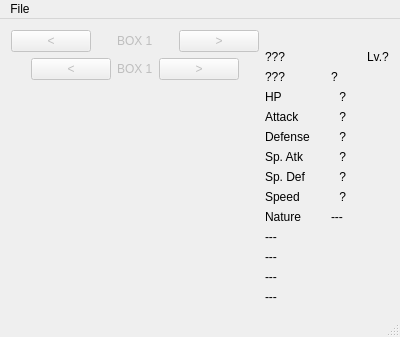
<?xml version="1.0" encoding="UTF-8"?>
<ui version="4.0">
 <class>MainWindow</class>
 <widget class="QMainWindow" name="MainWindow">
  <property name="geometry">
   <rect>
    <x>0</x>
    <y>0</y>
    <width>400</width>
    <height>300</height>
   </rect>
  </property>
  <property name="windowTitle">
   <string>Pokémon Box: Ruby &amp; Sapphire</string>
  </property>
  <widget class="QWidget" name="centralWidget">
   <layout class="QGridLayout" name="gridLayout">
    <item row="0" column="1">
     <layout class="QVBoxLayout" name="verticalLayout_2">
      <item>
       <widget class="QLabel" name="spriteLabel">
        <property name="text">
         <string/>
        </property>
       </widget>
      </item>
      <item>
       <layout class="QHBoxLayout" name="horizontalLayout_2">
        <item>
         <widget class="QLabel" name="nicknameLabel">
          <property name="minimumSize">
           <size>
            <width>80</width>
            <height>0</height>
           </size>
          </property>
          <property name="text">
           <string>???</string>
          </property>
         </widget>
        </item>
        <item>
         <widget class="QLabel" name="genderLabel">
          <property name="minimumSize">
           <size>
            <width>10</width>
            <height>0</height>
           </size>
          </property>
          <property name="text">
           <string/>
          </property>
         </widget>
        </item>
        <item>
         <widget class="QLabel" name="levelLabel">
          <property name="text">
           <string>Lv.?</string>
          </property>
         </widget>
        </item>
       </layout>
      </item>
      <item>
       <layout class="QGridLayout" name="gridLayout_5">
        <property name="horizontalSpacing">
         <number>6</number>
        </property>
        <item row="1" column="1">
         <widget class="QLabel" name="hpLabel">
          <property name="text">
           <string>?</string>
          </property>
          <property name="alignment">
           <set>Qt::AlignRight|Qt::AlignTrailing|Qt::AlignVCenter</set>
          </property>
         </widget>
        </item>
        <item row="1" column="2">
         <widget class="QLabel" name="hpIvLabel">
          <property name="text">
           <string/>
          </property>
          <property name="alignment">
           <set>Qt::AlignRight|Qt::AlignTrailing|Qt::AlignVCenter</set>
          </property>
         </widget>
        </item>
        <item row="0" column="0">
         <widget class="QLabel" name="otLabel">
          <property name="minimumSize">
           <size>
            <width>60</width>
            <height>0</height>
           </size>
          </property>
          <property name="text">
           <string>???</string>
          </property>
         </widget>
        </item>
        <item row="5" column="1">
         <widget class="QLabel" name="spDefLabel">
          <property name="text">
           <string>?</string>
          </property>
          <property name="alignment">
           <set>Qt::AlignRight|Qt::AlignTrailing|Qt::AlignVCenter</set>
          </property>
         </widget>
        </item>
        <item row="6" column="0">
         <widget class="QLabel" name="label_6">
          <property name="text">
           <string>Speed</string>
          </property>
         </widget>
        </item>
        <item row="1" column="0">
         <widget class="QLabel" name="label">
          <property name="text">
           <string>HP</string>
          </property>
         </widget>
        </item>
        <item row="3" column="1">
         <widget class="QLabel" name="defenseLabel">
          <property name="text">
           <string>?</string>
          </property>
          <property name="alignment">
           <set>Qt::AlignRight|Qt::AlignTrailing|Qt::AlignVCenter</set>
          </property>
         </widget>
        </item>
        <item row="6" column="1">
         <widget class="QLabel" name="speedLabel">
          <property name="text">
           <string>?</string>
          </property>
          <property name="alignment">
           <set>Qt::AlignRight|Qt::AlignTrailing|Qt::AlignVCenter</set>
          </property>
         </widget>
        </item>
        <item row="7" column="0">
         <widget class="QLabel" name="label_7">
          <property name="text">
           <string>Nature</string>
          </property>
         </widget>
        </item>
        <item row="4" column="0">
         <widget class="QLabel" name="label_4">
          <property name="text">
           <string>Sp. Atk</string>
          </property>
         </widget>
        </item>
        <item row="2" column="1">
         <widget class="QLabel" name="attackLabel">
          <property name="text">
           <string>?</string>
          </property>
          <property name="alignment">
           <set>Qt::AlignRight|Qt::AlignTrailing|Qt::AlignVCenter</set>
          </property>
         </widget>
        </item>
        <item row="3" column="0">
         <widget class="QLabel" name="label_3">
          <property name="text">
           <string>Defense</string>
          </property>
         </widget>
        </item>
        <item row="2" column="0">
         <widget class="QLabel" name="label_2">
          <property name="text">
           <string>Attack</string>
          </property>
         </widget>
        </item>
        <item row="4" column="1">
         <widget class="QLabel" name="spAtkLabel">
          <property name="text">
           <string>?</string>
          </property>
          <property name="alignment">
           <set>Qt::AlignRight|Qt::AlignTrailing|Qt::AlignVCenter</set>
          </property>
         </widget>
        </item>
        <item row="5" column="0">
         <widget class="QLabel" name="label_5">
          <property name="text">
           <string>Sp. Def</string>
          </property>
         </widget>
        </item>
        <item row="1" column="3">
         <widget class="QLabel" name="hpEvLabel">
          <property name="text">
           <string/>
          </property>
          <property name="alignment">
           <set>Qt::AlignRight|Qt::AlignTrailing|Qt::AlignVCenter</set>
          </property>
         </widget>
        </item>
        <item row="2" column="2">
         <widget class="QLabel" name="attackIvLabel">
          <property name="text">
           <string/>
          </property>
          <property name="alignment">
           <set>Qt::AlignRight|Qt::AlignTrailing|Qt::AlignVCenter</set>
          </property>
         </widget>
        </item>
        <item row="2" column="3">
         <widget class="QLabel" name="attackEvLabel">
          <property name="text">
           <string/>
          </property>
          <property name="alignment">
           <set>Qt::AlignRight|Qt::AlignTrailing|Qt::AlignVCenter</set>
          </property>
         </widget>
        </item>
        <item row="3" column="2">
         <widget class="QLabel" name="defenseIvLabel">
          <property name="text">
           <string/>
          </property>
          <property name="alignment">
           <set>Qt::AlignRight|Qt::AlignTrailing|Qt::AlignVCenter</set>
          </property>
         </widget>
        </item>
        <item row="3" column="3">
         <widget class="QLabel" name="defenseEvLabel">
          <property name="text">
           <string/>
          </property>
          <property name="alignment">
           <set>Qt::AlignRight|Qt::AlignTrailing|Qt::AlignVCenter</set>
          </property>
         </widget>
        </item>
        <item row="4" column="2">
         <widget class="QLabel" name="spAtkIvLabel">
          <property name="text">
           <string/>
          </property>
          <property name="alignment">
           <set>Qt::AlignRight|Qt::AlignTrailing|Qt::AlignVCenter</set>
          </property>
         </widget>
        </item>
        <item row="4" column="3">
         <widget class="QLabel" name="spAtkEvLabel">
          <property name="text">
           <string/>
          </property>
          <property name="alignment">
           <set>Qt::AlignRight|Qt::AlignTrailing|Qt::AlignVCenter</set>
          </property>
         </widget>
        </item>
        <item row="5" column="2">
         <widget class="QLabel" name="spDefIvLabel">
          <property name="text">
           <string/>
          </property>
          <property name="alignment">
           <set>Qt::AlignRight|Qt::AlignTrailing|Qt::AlignVCenter</set>
          </property>
         </widget>
        </item>
        <item row="5" column="3">
         <widget class="QLabel" name="spDefEvLabel">
          <property name="text">
           <string/>
          </property>
          <property name="alignment">
           <set>Qt::AlignRight|Qt::AlignTrailing|Qt::AlignVCenter</set>
          </property>
         </widget>
        </item>
        <item row="6" column="2">
         <widget class="QLabel" name="speedIvLabel">
          <property name="text">
           <string/>
          </property>
          <property name="alignment">
           <set>Qt::AlignRight|Qt::AlignTrailing|Qt::AlignVCenter</set>
          </property>
         </widget>
        </item>
        <item row="6" column="3">
         <widget class="QLabel" name="speedEvLabel">
          <property name="text">
           <string/>
          </property>
          <property name="alignment">
           <set>Qt::AlignRight|Qt::AlignTrailing|Qt::AlignVCenter</set>
          </property>
         </widget>
        </item>
        <item row="7" column="1" colspan="2">
         <widget class="QLabel" name="natureLabel">
          <property name="text">
           <string>---</string>
          </property>
         </widget>
        </item>
        <item row="0" column="1" colspan="3">
         <widget class="QLabel" name="idLabel">
          <property name="text">
           <string>?</string>
          </property>
          <property name="alignment">
           <set>Qt::AlignLeading|Qt::AlignLeft|Qt::AlignVCenter</set>
          </property>
         </widget>
        </item>
       </layout>
      </item>
      <item>
       <layout class="QVBoxLayout" name="verticalLayout">
        <item>
         <widget class="QLabel" name="move0Label">
          <property name="text">
           <string>---</string>
          </property>
         </widget>
        </item>
        <item>
         <widget class="QLabel" name="move1Label">
          <property name="text">
           <string>---</string>
          </property>
         </widget>
        </item>
        <item>
         <widget class="QLabel" name="move2Label">
          <property name="text">
           <string>---</string>
          </property>
         </widget>
        </item>
        <item>
         <widget class="QLabel" name="move3Label">
          <property name="text">
           <string>---</string>
          </property>
         </widget>
        </item>
       </layout>
      </item>
      <item>
       <spacer name="verticalSpacer_3">
        <property name="orientation">
         <enum>Qt::Vertical</enum>
        </property>
        <property name="sizeHint" stdset="0">
         <size>
          <width>20</width>
          <height>40</height>
         </size>
        </property>
       </spacer>
      </item>
      <item>
       <spacer name="verticalSpacer">
        <property name="orientation">
         <enum>Qt::Vertical</enum>
        </property>
        <property name="sizeHint" stdset="0">
         <size>
          <width>20</width>
          <height>40</height>
         </size>
        </property>
       </spacer>
      </item>
     </layout>
    </item>
    <item row="0" column="3">
     <spacer name="horizontalSpacer">
      <property name="orientation">
       <enum>Qt::Horizontal</enum>
      </property>
      <property name="sizeHint" stdset="0">
       <size>
        <width>40</width>
        <height>20</height>
       </size>
      </property>
     </spacer>
    </item>
    <item row="0" column="0">
     <layout class="QVBoxLayout" name="verticalLayout_3">
      <item>
       <layout class="QGridLayout" name="storageBoxLayout">
        <item row="0" column="2" colspan="2" alignment="Qt::AlignHCenter">
         <widget class="QLabel" name="boxLabel">
          <property name="enabled">
           <bool>false</bool>
          </property>
          <property name="text">
           <string>BOX 1</string>
          </property>
         </widget>
        </item>
        <item row="0" column="1">
         <widget class="BoxChangeButton" name="previousBoxButton">
          <property name="enabled">
           <bool>false</bool>
          </property>
          <property name="text">
           <string>&lt;</string>
          </property>
         </widget>
        </item>
        <item row="0" column="4">
         <widget class="BoxChangeButton" name="nextBoxButton">
          <property name="enabled">
           <bool>false</bool>
          </property>
          <property name="text">
           <string>&gt;</string>
          </property>
         </widget>
        </item>
       </layout>
      </item>
      <item>
       <layout class="QHBoxLayout" name="horizontalLayout">
        <item>
         <spacer name="horizontalSpacer_2">
          <property name="orientation">
           <enum>Qt::Horizontal</enum>
          </property>
          <property name="sizeHint" stdset="0">
           <size>
            <width>40</width>
            <height>20</height>
           </size>
          </property>
         </spacer>
        </item>
        <item>
         <layout class="QGridLayout" name="gbaBoxLayout">
          <item row="0" column="0">
           <widget class="BoxChangeButton" name="gbaPreviousButton">
            <property name="enabled">
             <bool>false</bool>
            </property>
            <property name="text">
             <string>&lt;</string>
            </property>
           </widget>
          </item>
          <item row="0" column="2">
           <widget class="BoxChangeButton" name="gbaNextButton">
            <property name="enabled">
             <bool>false</bool>
            </property>
            <property name="text">
             <string>&gt;</string>
            </property>
           </widget>
          </item>
          <item row="0" column="1" alignment="Qt::AlignHCenter">
           <widget class="QLabel" name="gbaBoxLabel">
            <property name="enabled">
             <bool>false</bool>
            </property>
            <property name="text">
             <string>BOX 1</string>
            </property>
           </widget>
          </item>
         </layout>
        </item>
        <item>
         <spacer name="horizontalSpacer_3">
          <property name="orientation">
           <enum>Qt::Horizontal</enum>
          </property>
          <property name="sizeHint" stdset="0">
           <size>
            <width>40</width>
            <height>20</height>
           </size>
          </property>
         </spacer>
        </item>
       </layout>
      </item>
      <item>
       <spacer name="verticalSpacer_2">
        <property name="orientation">
         <enum>Qt::Vertical</enum>
        </property>
        <property name="sizeHint" stdset="0">
         <size>
          <width>20</width>
          <height>40</height>
         </size>
        </property>
       </spacer>
      </item>
     </layout>
    </item>
   </layout>
  </widget>
  <widget class="QMenuBar" name="menuBar">
   <property name="geometry">
    <rect>
     <x>0</x>
     <y>0</y>
     <width>400</width>
     <height>21</height>
    </rect>
   </property>
   <widget class="QMenu" name="menuFile">
    <property name="title">
     <string>File</string>
    </property>
    <addaction name="actionOpenBox"/>
    <addaction name="actionOpenGba"/>
    <addaction name="actionSaveBox"/>
    <addaction name="actionSaveGba"/>
    <addaction name="actionSaveAll"/>
   </widget>
   <addaction name="menuFile"/>
  </widget>
  <widget class="QStatusBar" name="statusBar"/>
  <action name="actionOpenBox">
   <property name="text">
    <string>Open Pokémon Box save file...</string>
   </property>
  </action>
  <action name="actionSaveAll">
   <property name="text">
    <string>Save all</string>
   </property>
  </action>
  <action name="actionSaveBox">
   <property name="text">
    <string>Save Pokémon Box save file...</string>
   </property>
  </action>
  <action name="actionOpenGba">
   <property name="text">
    <string>Open GBA save file...</string>
   </property>
  </action>
  <action name="actionSaveGba">
   <property name="text">
    <string>Save GBA save file...</string>
   </property>
  </action>
 </widget>
 <layoutdefault spacing="6" margin="11"/>
 <customwidgets>
  <customwidget>
   <class>BoxChangeButton</class>
   <extends>QPushButton</extends>
   <header>boxchangebutton.h</header>
  </customwidget>
 </customwidgets>
 <resources/>
 <connections/>
</ui>
